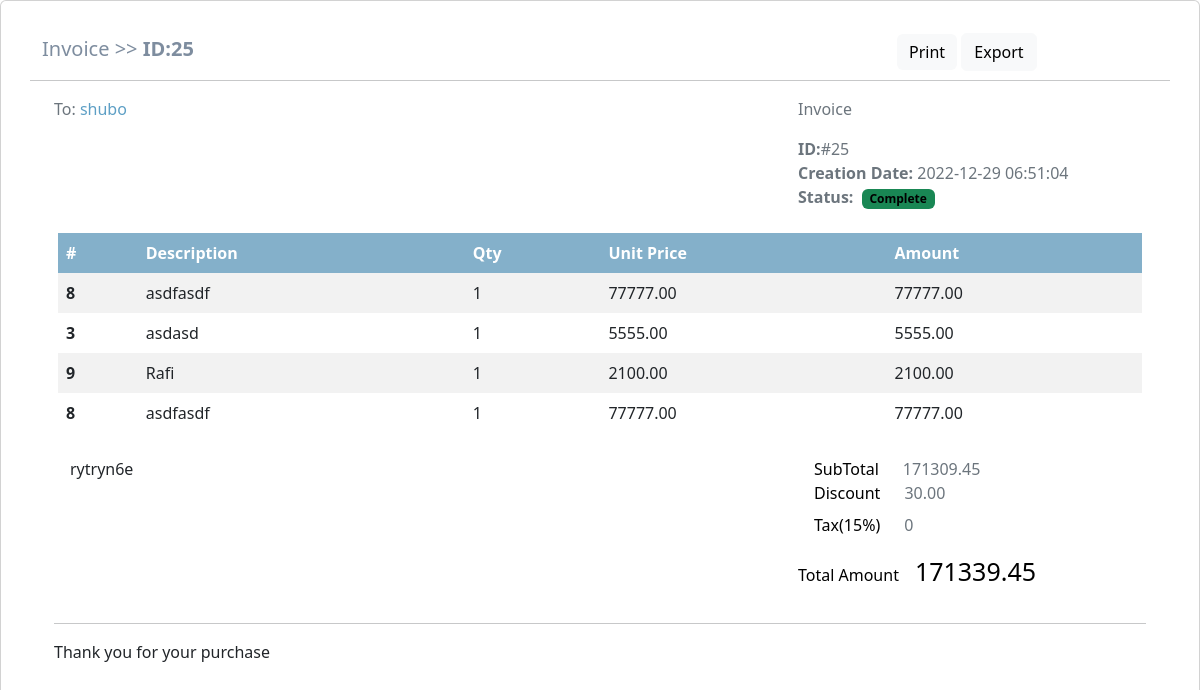
/admin-dashboard/orderdetails.php?id=25, run on the app's committed database.
### tables this page shows
CREATE TABLE `orders` (
  `id` int(11) NOT NULL,
  `user_id` int(11) NOT NULL,
  `total` float(10,2) NOT NULL,
  `discount` float(6,2) NOT NULL,
  `comment` varchar(512) NOT NULL,
  `payment` set('cash','bkash','nogod','cod') NOT NULL,
  `trxid` varchar(72) NOT NULL,
  `status` set('pe','pr','sh','co') NOT NULL DEFAULT 'pe' COMMENT '"pending","processing","shipped","completed"',
  `created_at` timestamp NOT NULL DEFAULT current_timestamp()
);

CREATE TABLE `users` (
  `id` int(11) NOT NULL,
  `username` varchar(128) NOT NULL,
  `email` varchar(128) NOT NULL,
  `password` varchar(256) NOT NULL,
  `role` set('1','2','3') NOT NULL DEFAULT '1',
  `created_at` timestamp NOT NULL DEFAULT current_timestamp()
);

CREATE TABLE `orderdetails` (
  `id` int(11) NOT NULL,
  `order_id` int(11) NOT NULL,
  `product_id` int(11) NOT NULL,
  `price` float(10,2) NOT NULL,
  `quantity` int(4) NOT NULL DEFAULT 1,
  `op` varchar(128) NOT NULL,
  `created_at` timestamp NOT NULL DEFAULT current_timestamp()
);

CREATE TABLE `products` (
  `id` int(11) NOT NULL,
  `sku` varchar(128) NOT NULL,
  `category_id` int(11) NOT NULL,
  `subcategory_id` int(11) NOT NULL,
  `name` varchar(256) NOT NULL,
  `description` text NOT NULL,
  `price` float(10,2) NOT NULL,
  `quantity` int(11) NOT NULL,
  `images` varchar(512) NOT NULL,
  `discount` int(11) NOT NULL DEFAULT 0,
  `hot` set('0','1') NOT NULL DEFAULT '1',
  `created_at` timestamp NOT NULL DEFAULT current_timestamp()
);

### admin-dashboard/orderdetails.php (the view, shortened to what this page needs)
<?php
if(isset($_GET['id'])){
    require "../inc/connection.php";
    $invid = $_GET['id'];
    $o = "select orders.*,users.username as uname from orders,users where orders.user_id=users.id and orders.id='".$invid."' limit 1";
    $order = $conn->query($o);
    $od = "select orderdetails.*,products.name as pname from orderdetails , products where orderdetails.product_id=products.id and  orderdetails.order_id='".$invid."'";
    $orderdetails = $conn->query($od);
    $orderrow = $order->fetch_assoc();
}
else{
    exit;
}
?>
<!DOCTYPE html>
<html lang="en">
<head>
  <link rel="stylesheet" href="../assets/css/bootstrap.min.css">
</head>
<body onload="window.print()">
<div class="card">
  <div class="card-body">
    <div class="container mb-5 mt-3">
      <div class="row d-flex align-items-baseline">
        <div class="col-xl-9">
          <p style="color: #7e8d9f;font-size: 20px;">Invoice >> <strong>ID:<?= $invid;?> </strong></p>
        </div>
        <div class="col-xl-3 float-end">
          <a onclick="window.print()" class="btn btn-light text-capitalize border-0" data-mdb-ripple-color="dark">
            <i class="fas fa-print text-primary"></i> Print</a>
          <a class="btn btn-light text-capitalize" data-mdb-ripple-color="dark"> Export</a>
        </div>
        <hr>
      </div>
      <div class="container">
        <div class="row">
          <div class="col-xl-8">
            <ul class="list-unstyled">
              <li class="text-muted">To: <span style="color:#5d9fc5 ;"><?= $orderrow['uname'] ?></span></li>
            </ul>
          </div>
          <div class="col-xl-4">
            <p class="text-muted">Invoice</p>
            <ul class="list-unstyled">
              <li class="text-muted"><i class="fas fa-circle" style="color:#84B0CA ;"></i> <span
                  class="fw-bold">ID:</span>#<?= $invid ?></li>
              <li class="text-muted"><i class="fas fa-circle" style="color:#84B0CA ;"></i> <span
                  class="fw-bold">Creation Date: </span><?=  $orderrow['created_at'] ?></li>
              <li class="text-muted"><i class="fas fa-circle" style="color:#84B0CA ;"></i> <span
                  class="me-1 fw-bold">Status:</span>
                  <?php if($orderrow['status'] == "co"){ ?>
                  <span class="badge bg-success text-black fw-bold">
                    Complete
                  </span></li>
                  <?php } ?>
            </ul>
          </div>
        </div>
        <div class="row my-2 mx-1 justify-content-center">
          <table class="table table-striped table-borderless">
            <thead style="background-color:#84B0CA ;" class="text-white">
              <tr>
                <th scope="col">#</th>
                <th scope="col">Description</th>
                <th scope="col">Qty</th>
                <th scope="col">Unit Price</th>
                <th scope="col">Amount</th>
              </tr>
            </thead>
            <tbody>
              <?php
 while($row = $orderdetails->fetch_assoc()){
              ?>
              <tr>
                <th scope="row"><?= $row['product_id'] ?></th>
                <td><?= $row['pname'] ?></td>
                <td>1</td>
                <td><?= $row['price'] ?></td>
                <td><?= $row['price'] ?></td>
              </tr>
              <?php } ?>
            </tbody>
          </table>
        </div>
        <div class="row">
          <div class="col-xl-8">
            <p class="ms-3"><?= $orderrow['comment'];?></p>
          </div>
          <div class="col-xl-3">
            <ul class="list-unstyled">
              <li class="text-muted ms-3"><span class="text-black me-4">SubTotal</span><?= $orderrow['total'] - $orderrow['discount'];?></li>
              <li class="text-muted ms-3"><span class="text-black me-4">Discount</span><?= $orderrow['discount'];?></li>
              <li class="text-muted ms-3 mt-2"><span class="text-black me-4">Tax(15%)</span>0</li>
            </ul>
            <p class="text-black float-start"><span class="text-black me-3"> Total Amount</span><span style="font-size: 25px;"><?= $orderrow['total'] ;?></span></p>
          </div>
        </div>
        <hr>
        <div class="row">
          <div class="col-xl-12">
            <p>Thank you for your purchase</p>
          </div>
        </div>
      </div>
    </div>
  </div>
</div>
</body>
</html>

### data on the page
orders: user.username "shubo", created_at "2022-12-29 06:51:04", comment "rytryn6e", $orderrow['total'] - $orderrow['discount'] "171309.45", discount "30.00", total "171339.45"
orderdetails: product "8", product.name "asdfasdf", price "77777.00"
orderdetails: product "3", product.name "asdasd", price "5555.00"
orderdetails: product "9", product.name "Rafi", price "2100.00"
orderdetails: product "8", product.name "asdfasdf", price "77777.00"

### other printed values
$invid "25"
